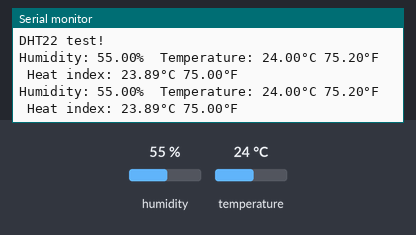
Bench run of a sketch on a simulated Arduino Uno, built with avr-gcc and run on an emulated ATmega328P. On the bench: the last lines printed to the serial monitor. The inputs (shaded band) are chosen by the test bench; at power-on: humidity 55 %, temperature 24 °C.

Above: at 4.8 s.
4.9 s: humidity set to 22 %
At 7.2 s:
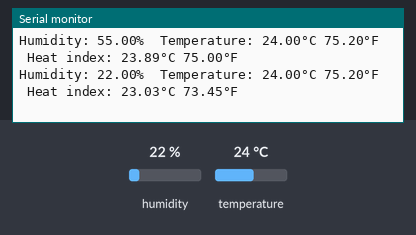
7.9 s: temperature set to 12 °C
At 9.1 s:
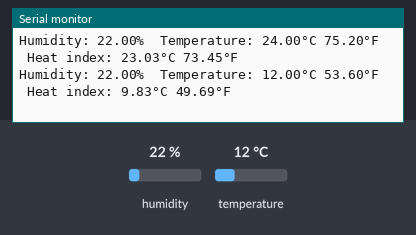
10.9 s: humidity set to 40 %
At 12.7 s:
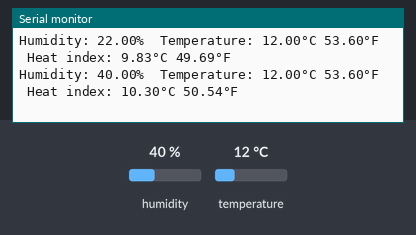
Timing chart, 0 to 14.2 s (numbered marks = the images above; inputs shaded):
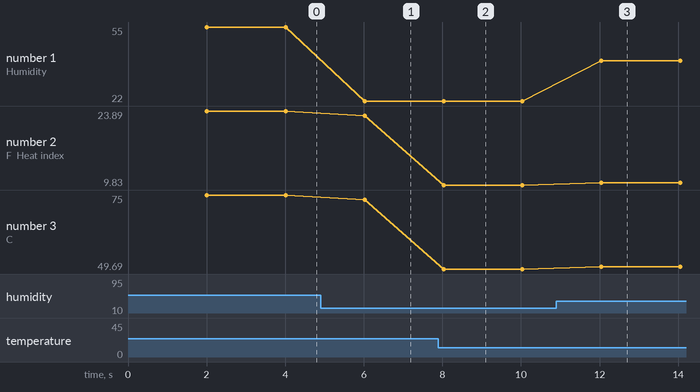

Measured:
- after the input at 4.9 s, the serial monitor: prints a new line after 1.1 s (image 1)
- after the input at 7.9 s, the serial monitor: prints a new line after 0.13 s (image 2)
- after the input at 10.9 s, the serial monitor: prints a new line after 1.1 s (image 3)
- plotted number 1: 55 → 22 after the input at 4.9 s, 22 → 40 after the input at 10.9 s
- plotted number 2: 23.89 → 23.03 after the input at 4.9 s, 23.03 → 9.83 after the input at 7.9 s, 9.83 → 10.3 after the input at 10.9 s
- plotted number 3: 75 → 73.45 after the input at 4.9 s, 73.45 → 49.69 after the input at 7.9 s, 49.69 → 50.54 after the input at 10.9 s

The sketch:

DHTtester.ino
```cpp
#include "DHT.h"

#define DHTPIN 4     // Digital pin connected to the DHT sensor
#define DHTTYPE DHT22   // DHT 22  (AM2302), AM2321
DHT dht(DHTPIN, DHTTYPE);

void setup() {
  Serial.begin(115200);
  Serial.println(F("DHT22 test!"));

  dht.begin();
}

void loop() {
  // Wait a few seconds between measurements.
  delay(2000);

  // Reading temperature or humidity takes about 250 milliseconds!
  // Sensor readings may also be up to 2 seconds 'old' (its a very slow sensor)
  float h = dht.readHumidity();
  // Read temperature as Celsius (the default)
  float t = dht.readTemperature();
  // Read temperature as Fahrenheit (isFahrenheit = true)
  float f = dht.readTemperature(true);

  // Check if any reads failed and exit early (to try again).
  if (isnan(h) || isnan(t) || isnan(f)) {
    Serial.println(F("Failed to read from DHT sensor!"));
    return;
  }

  // Compute heat index in Fahrenheit (the default)
  float hif = dht.computeHeatIndex(f, h);
  // Compute heat index in Celsius (isFahreheit = false)
  float hic = dht.computeHeatIndex(t, h, false);

  Serial.print(F("Humidity: "));
  Serial.print(h);
  Serial.print(F("%  Temperature: "));
  Serial.print(t);
  Serial.print(F("°C "));
  Serial.print(f);
  Serial.print(F("°F  Heat index: "));
  Serial.print(hic);
  Serial.print(F("°C "));
  Serial.print(hif);
  Serial.println(F("°F"));
}
```
